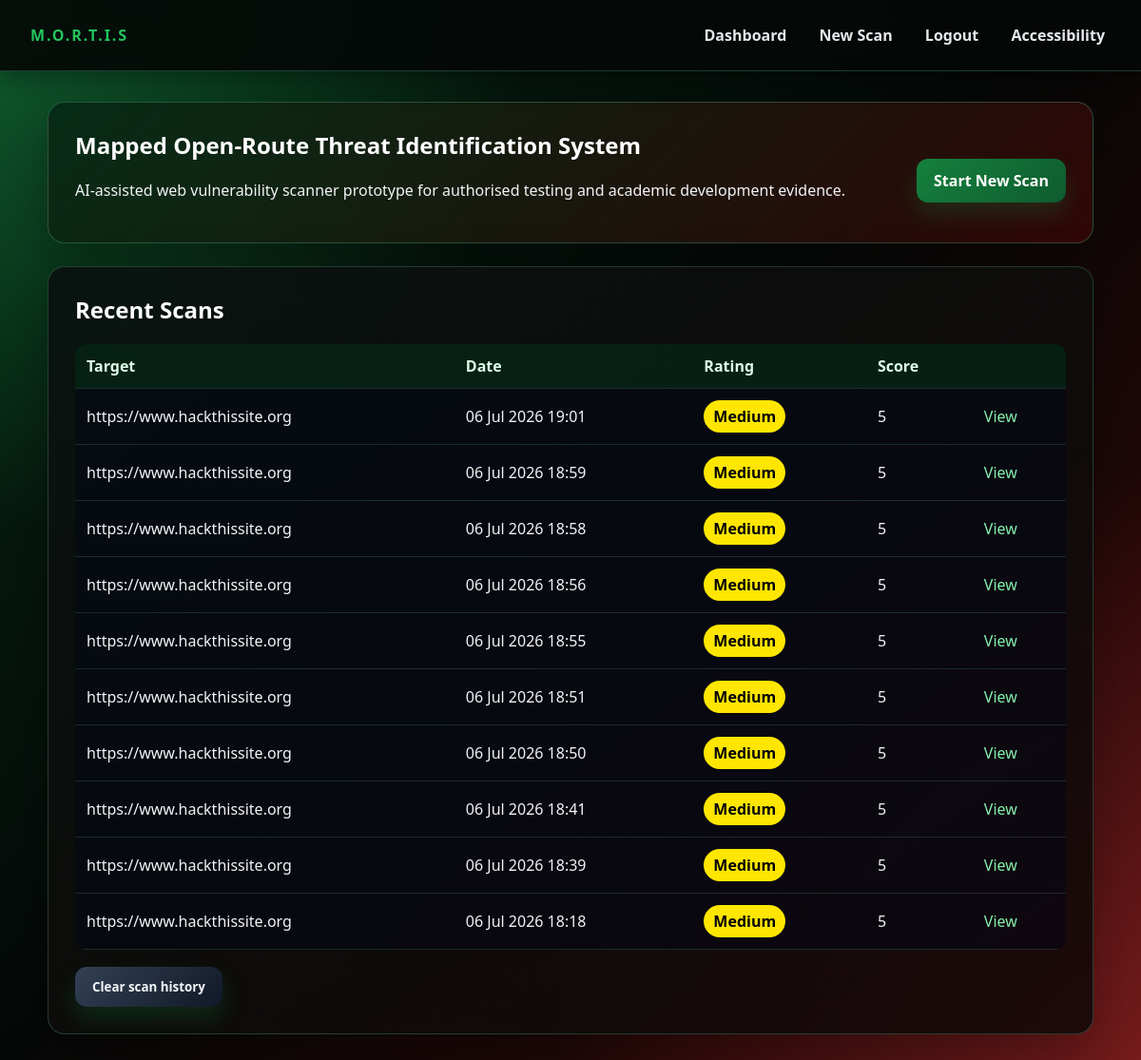
Page /dashboard (signed in) on the earlier database version.
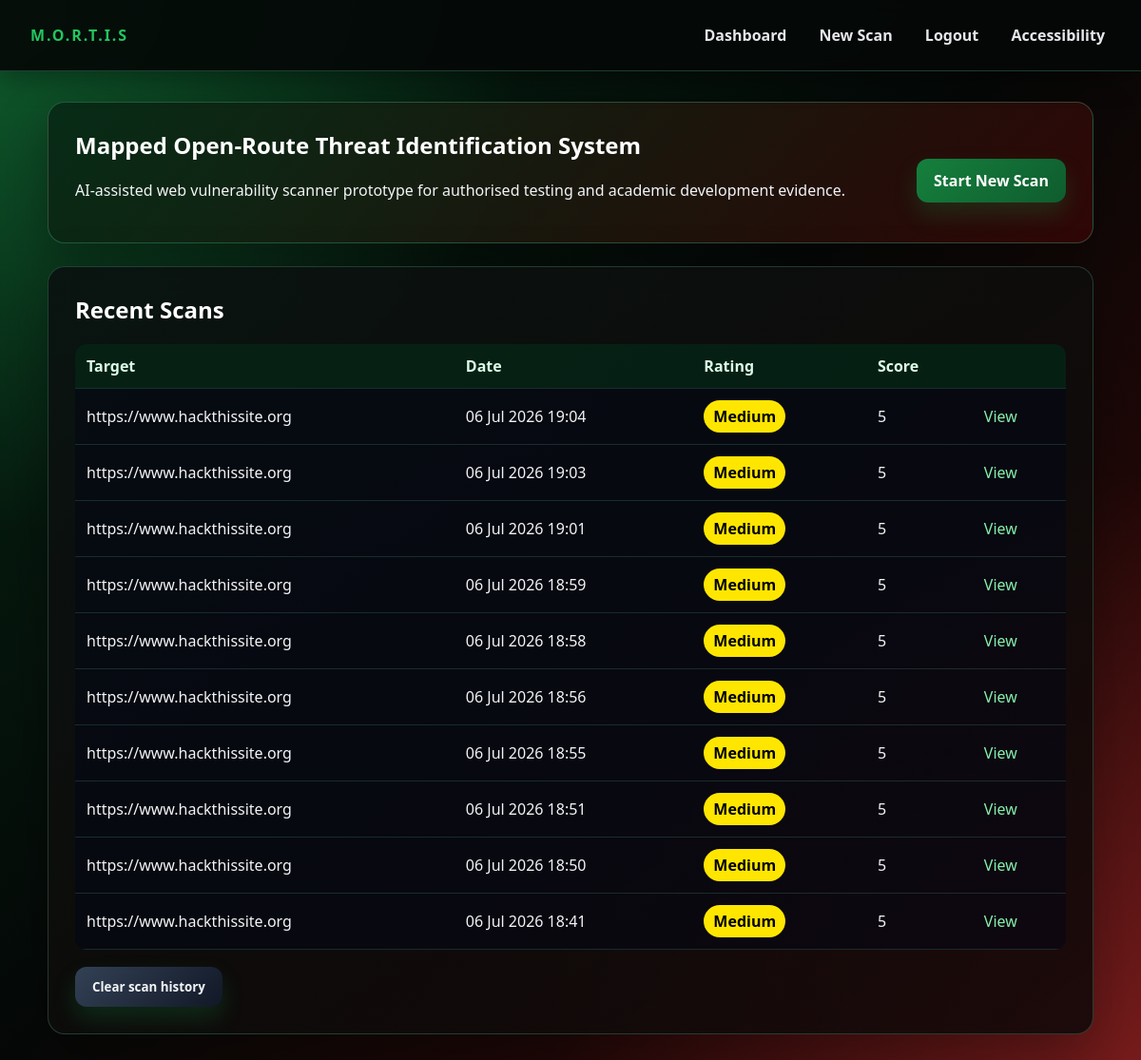
Same page on the later database version.
### app/models.py (models this page shows)
class Scan(db.Model):
    id = db.Column(db.Integer, primary_key=True)
    target_url = db.Column(db.String(500), nullable=False)
    created_at = db.Column(db.DateTime, default=datetime.utcnow)
    overall_score = db.Column(db.Integer, default=0)
    overall_rating = db.Column(db.String(20), default="Low")
    report_summary = db.Column(db.Text, default="")
    report_source = db.Column(db.String(20), default="")  # "api" | "offline" | ""
    status = db.Column(db.String(20), default="running")  # running | reporting | completed | failed
    modules_total = db.Column(db.Integer, default=0)
    modules_done = db.Column(db.Integer, default=0)
    current_module = db.Column(db.String(80), default="")
    findings = db.relationship(
        "Finding",
        backref="scan",
        cascade="all, delete-orphan",
        lazy=True,
        order_by="Finding.score.desc()"
    )

### app/routes.py (the view)
@bp.route("/dashboard")
@login_required
def dashboard():
    scans = Scan.query.order_by(Scan.created_at.desc()).limit(10).all()
    return render_template("dashboard.html", scans=scans)

### app/routes.py (called while the page is built)
def login_required(view):
    @wraps(view)
    def wrapped(*args, **kwargs):
        if "user_id" not in session:
            return redirect(url_for("main.login"))
        return view(*args, **kwargs)
    return wrapped

### app/templates/dashboard.html (shortened to what this page needs)
{% extends "base.html" %}
{% block content %}
<section class="hero">
    <div>
      <h1>Mapped Open-Route Threat Identification System</h1>
      <p>AI-assisted web vulnerability scanner prototype for authorised testing and academic development evidence.</p>
    </div>
  <a class="button" href="{{ url_for('main.scan') }}">Start New Scan</a>
</section>
<section class="card">
  <h2>Recent Scans</h2>
  {% if scans %}
  <table>
    <thead><tr><th>Target</th><th>Date</th><th>Rating</th><th>Score</th><th></th></tr></thead>
    <tbody>
    {% for scan in scans %}
      <tr>
        <td>{{ scan.target_url }}</td>
        <td>{{ scan.created_at.strftime('%d %b %Y %H:%M') }}</td>
        <td>
          {% if scan.status in ("running", "reporting") %}
            <span class="badge info">Running…</span>
          {% elif scan.status == "failed" %}
            <span class="badge critical">Failed</span>
          {% else %}
            <span class="badge {{ scan.overall_rating|lower }}">{{ scan.overall_rating }}</span>
          {% endif %}
        </td>
        <td>{{ scan.overall_score }}</td>
        <td>
          {% if scan.status in ("running", "reporting") %}
            <a href="{{ url_for('main.scan_progress', scan_id=scan.id) }}">View progress</a>
          {% else %}
            <a href="{{ url_for('main.results', scan_id=scan.id) }}">View</a>
          {% endif %}
        </td>
      </tr>
    {% endfor %}
    </tbody>
  </table>
  <form method="post" action="{{ url_for('main.clear_history') }}"
        onsubmit="return confirm('Are you sure you want to clear your scan history? This permanently deletes all scans and cannot be undone.');">
    <button type="submit" class="secondary">Clear scan history</button>
  </form>
  {% else %}
    <p class="muted">No scans yet. Run your first authorised scan.</p>
  {% endif %}
</section>
{% endblock %}

### app/templates/base.html (shortened to what this page needs)
<!doctype html>
<html lang="en">
<head>
  <link rel="stylesheet" href="{{ url_for('static', filename='css/style.css') }}">
</head>
<body>
  <header class="topbar">
    <div class="brand">M.O.R.T.I.S</div>
    <nav aria-label="Primary">
      {% if session.get('user_id') %}
        <a href="{{ url_for('main.dashboard') }}">Dashboard</a>
        <a href="{{ url_for('main.scan') }}">New Scan</a>
        <a href="{{ url_for('main.logout') }}">Logout</a>
      {% endif %}
      <a href="{{ url_for('main.accessibility') }}">Accessibility</a>
    </nav>
  </header>
  <main class="container" id="main" tabindex="-1">
    {% block content %}{% endblock %}
  </main>
</body>
</html>

### app/static/css/style.css (style rules this page uses)
:root { --bg: #050807; --bg-red: #3a0707; --bg-green:#062915; --panel: rgba(10, 18, 16, 0.92); --panel-2: rgba(18, 8, 8, 0.88); --text: #f3f4f6; --muted: #a7b7ad; --line: rgba(110, 231, 183, 0.22); --accent: #ef4444; --accent-2:#22c55e; --danger: #dc2626; --success: #16a34a; }
*, *::before, *::after { box-sizing: border-box; }
body { margin: 0; font-family: "Aptos", "Aptos Display", "Segoe UI", Arial, sans-serif; color: var(--text); background: radial-gradient(circle at top left, rgba(34, 197, 94, 0.34), transparent 34%), radial-gradient(circle at bottom right, rgba(239, 68, 68, 0.34), transparent 38%), linear-gradient(135deg, var(--bg-green) 0%, var(--bg) 48%, var(--bg-red) 100%); background-attachment: fixed; }
button, input, select, textarea, .summary { font-family: inherit; }
h1, h2, h3 { margin-top: 0; color: #ffffff; }
a { color: #86efac; text-decoration: none; }
.topbar { position: sticky; top: 0; display: flex; justify-content: space-between; align-items: center; padding: 18px 32px; background: rgba(5, 8, 7, 0.92); border-bottom: 1px solid rgba(110, 231, 183, 0.24); box-shadow: 0 8px 28px rgba(0, 0, 0, 0.35); backdrop-filter: blur(8px); }
.topbar .brand { font-weight: 800; letter-spacing: 0.12em; color: var(--accent-2); }
.topbar nav a { margin-left: 18px; color: #e5e7eb; font-weight: 700; }
.container { width: min(1100px, 94%); margin: 32px auto; }
.hero { display: flex; justify-content: space-between; align-items: center; gap: 24px; padding: 28px; margin-bottom: 24px; background: linear-gradient(135deg, rgba(6, 41, 21, 0.92), rgba(58, 7, 7, 0.76)); border: 1px solid rgba(110, 231, 183, 0.26); border-radius: 18px; box-shadow: 0 20px 55px rgba(0, 0, 0, 0.32); }
.card { padding: 28px; margin-bottom: 24px; background: linear-gradient(145deg, var(--panel), var(--panel-2)); border: 1px solid rgba(110, 231, 183, 0.22); border-radius: 18px; box-shadow: 0 20px 60px rgba(0, 0, 0, 0.32); }
button, .button { display: inline-block; margin-top: 18px; padding: 12px 18px; background: linear-gradient(135deg, #15803d, #0f5c2e); color: #ffffff; font-weight: 800; border: 0; border-radius: 12px; cursor: pointer; box-shadow: 0 12px 24px rgba(22, 163, 74, 0.20); }
.secondary { background: linear-gradient(135deg, #334155, #111827); color: var(--text); }
table { width: 100%; border-collapse: collapse; background: rgba(2, 6, 23, 0.45); border-radius: 12px; overflow: hidden; }
th, td { padding: 12px; text-align: left; border-bottom: 1px solid rgba(110, 231, 183, 0.16); }
th { color: #dcfce7; background: rgba(6, 41, 21, 0.72); }
.badge { display: inline-block; padding: 6px 10px; background: #334155; color: #ffffff; font-weight: 800; border-radius: 999px; }
.badge.medium { background: #ffe600; color: #000000; }
.topbar nav a { display: inline-block; padding: 8px 6px; }

Differences in the rows shown:
no longer on this page (row unchanged): Scan: target_url "https://www.hackthissite.org", created_at "06 Jul 2026 18:39", overall_rating "Medium", overall_score "5"
no longer on this page (row unchanged): Scan: target_url "https://www.hackthissite.org", created_at "06 Jul 2026 18:18", overall_rating "Medium", overall_score "5"
added Scan: target_url "https://www.hackthissite.org", created_at "06 Jul 2026 19:04", overall_rating "Medium", overall_score "5"
added Scan: target_url "https://www.hackthissite.org", created_at "06 Jul 2026 19:03", overall_rating "Medium", overall_score "5"
